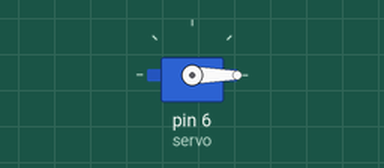
Recording of a sketch running on a simulated Arduino Uno, built with avr-gcc and run on an emulated ATmega328P. Parts: servo.

Above: at 0.1 s.
At 0.6 s:
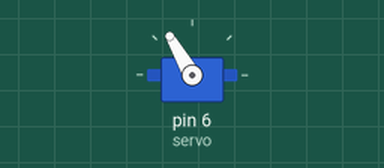
At 1.1 s:
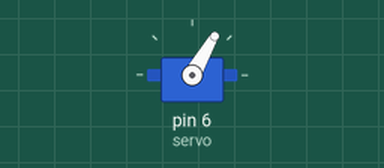
At 3.1 s:
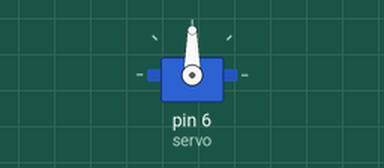
Timing chart, 0 to 4.6 s (numbered marks = the images above):
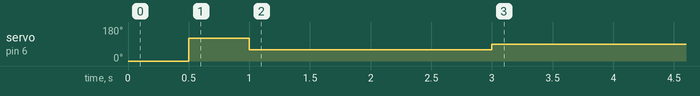

The sketch:

Servo.ino
```cpp
//#include <Servo.h>
#include <VarSpeedServo.h>
VarSpeedServo servo;
//Servo myservox, myservoy,myservoz;


void setup()
{
  servo.attach(6);


servo.write(0);
delay(500);
servo.write(120);
delay(500);
servo.write(60);
delay(2000);
servo.write(90);

}

void loop()
{

}
```

Measured:
- by itself, servo on pin 6 (servo): 0° → 120° at 0.50 s, → 60° 0.50 s later, → 90° 2.0 s later
